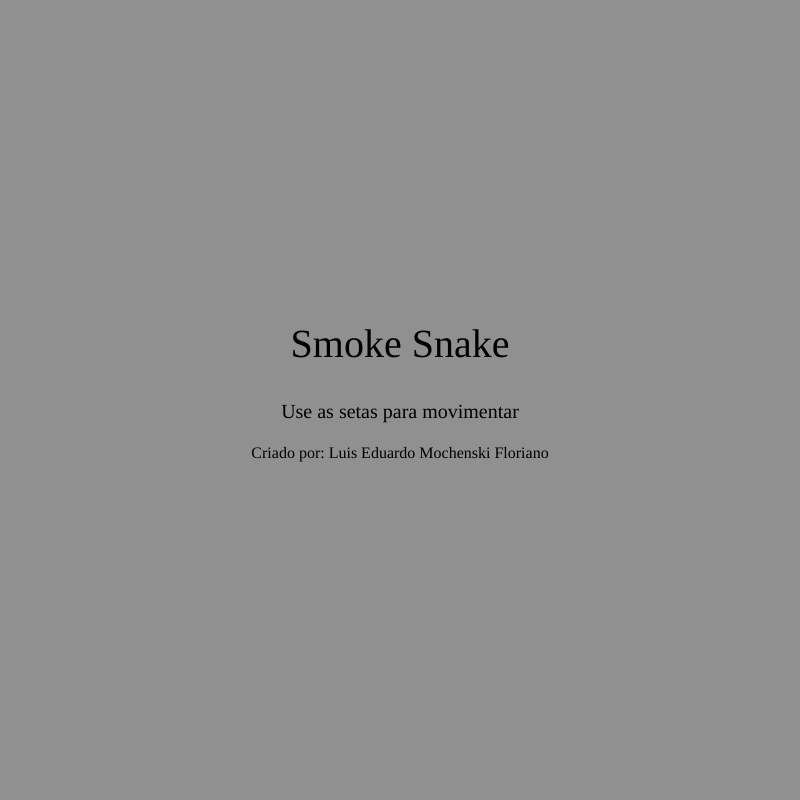
Frame 1 (no input)
Frame 60 (no input): identical to frame 1, image omitted
Frame 120 (the mouse pressed at the canvas centre since frame 60): identical to frame 1, image omitted

The p5.js sketch that drew this single still picture (run headless with seeded random() and noise() and a simulated clock; from frame 60 on, the mouse is pressed at the canvas centre):

// p5.js sketch
// ── sketch.js
const MAX_CANVAS_WIDTH = 800
const MAX_CANVAS_HEIGHT = MAX_CANVAS_WIDTH
const MAX_NUMBER_OF_CELLS = 15

const CELL_SIZE = (MAX_CANVAS_WIDTH / MAX_NUMBER_OF_CELLS)
const ARRAY_TO_SELECT_RANDOM_CELL = [...Array(MAX_NUMBER_OF_CELLS).keys()]

var snake = null;
var keyCodePress = "ArrowRight";
var time = 0;
var food = null;
var state = "";

var speedSlider;

var title;
var instructions;
var createdBy;


function start() {
  title.style('display', 'none')
  instructions.style('display', 'none')
  createdBy.style('display', 'none')
  state = "STARTED";
}

function restart() {
  snake.body = [{ x: 0, y: floor(MAX_NUMBER_OF_CELLS / 2), food: false, new: false },
            { x: - 1 + 0, y: floor(MAX_NUMBER_OF_CELLS / 2), food: false, new: false },
            { x: - 2 + 0, y: floor(MAX_NUMBER_OF_CELLS / 2), food: false, new: false }]
  snake.currentDirection = function () { this.Right() }
  title.style('display', 'none')
  instructions.style('display', 'none')
  createdBy.style('display', 'none')
  snake.moved = false
  state = "STARTED"
};

function startRestart() {
  if(state == "FINISHED") restart()
  if(state == "") start()
}

function gameOver() {
  let head = snake.body[0]
  let element = snake.body.slice(1, snake.body.length).find(element => (element.x == head.x && element.y == head.y && !head.new));
  return element ? true : false;
}

function gameWin() {
  let array_of_slices = snake.body.filter(element => (element.food == false))
  console.log((array_of_slices.length) , (MAX_NUMBER_OF_CELLS * MAX_NUMBER_OF_CELLS) - 3, array_of_slices)
  if ((array_of_slices.length) >= (MAX_NUMBER_OF_CELLS * MAX_NUMBER_OF_CELLS) - 1) {
    end("Parabéns!!! Você ganhou")
  }
}

function end(message = "GameOver") {
  state = "FINISHED"
  showEndGameMessage(message)
}

function createGameStructure() {
  snake = createSnake();
  snake.draw();
  document.addEventListener('keydown', (event) => {
    allowedKeys = ['ArrowLeft', 'ArrowUp', 'ArrowDown', 'ArrowRight']
    if (allowedKeys.includes(event.key)) {
      snake[event.key]()
    }
  })  
}

function createSnake() {
  return {
    body: [{ x: 0, y: floor(MAX_NUMBER_OF_CELLS / 2), food: false, new: false },
            { x: - 1 + 0, y: floor(MAX_NUMBER_OF_CELLS / 2), food: false, new: false },
            { x: - 2 + 0, y: floor(MAX_NUMBER_OF_CELLS / 2), food: false, new: false }],
    
    ArrowUp: function() { if(this.moved) {this.currentDirection = (this.currentDirection == this.Down? this.Down :this.Up); this.moved = false}},
    ArrowDown: function() { if(this.moved) {this.currentDirection = (this.currentDirection == this.Up? this.Up :this.Down); this.moved = false}},
    ArrowRight: function() { if(this.moved) {this.currentDirection = (this.currentDirection == this.Left? this.Left :this.Right); this.moved = false}},
    ArrowLeft: function() { if(this.moved) {this.currentDirection = (this.currentDirection == this.Right? this.Right :this.Left); this.moved = false}},
    
    Up: function() { if(!this.isNextStepAllowed(this.body[0].x,this.body[0].y-1)) end(); this.body.unshift({x:this.body[0].x ,y: this.body[0].y-1, food: false}); this.body.pop(); this.moved && (this.currentDirection = (this.Up)); this.draw()},
    Down: function() { if(!this.isNextStepAllowed(this.body[0].x,this.body[0].y+1)) end(); this.body.unshift({x:this.body[0].x ,y: this.body[0].y+1, food: false}); this.body.pop(); this.moved && (this.currentDirection = (this.Down)); this.draw()},
    Right: function() { if(!this.isNextStepAllowed(this.body[0].x+1,this.body[0].y)) end(); this.body.unshift({x:this.body[0].x+1 ,y: this.body[0].y, food: false}); this.body.pop(); this.moved && (this.currentDirection = (this.Right)); this.draw()},
    Left: function () { if(!this.isNextStepAllowed(this.body[0].x - 1,this.body[0].y)) end(); this.body.unshift({ x: this.body[0].x - 1, y: this.body[0].y, food: false}); this.body.pop(); this.moved && (this.currentDirection = (this.Left)); this.draw()},
    currentDirection: function () { this.Right() },

    isNextStepAllowed: function(x, y) { return (x>=0 && y>=0) && (x<MAX_NUMBER_OF_CELLS && y<MAX_NUMBER_OF_CELLS)},

    isEatingAllowed: function () { return (this.body[0].x == food.x && this.body[0].y == food.y) },

    moved: false,
    move: function () { this.currentDirection(); this.moved = true },

    eat: function () { this.body.unshift({ ...this.body[0], food: true }); this.body[0].new = true; food = null; this.draw()},

    draw: function () {
      background(144)
      let sliceWithFood = this.body.filter(value => value.food)
      let sliceWithNoFood = this.body.filter(value => !value.food)
      
      noFill()
      strokeWeight(10)
      strokeJoin(ROUND)
      beginShape(LINES)
      sliceWithNoFood.slice(1, sliceWithNoFood.length).forEach((slice, index) => {
        stroke(floor(map(index, 0, sliceWithNoFood.length, 0, 255)))
        vertex(slice.x * CELL_SIZE + CELL_SIZE / 2 , slice.y * CELL_SIZE + CELL_SIZE / 2 );
      })
      endShape()

      beginShape(LINES)
      sliceWithNoFood.forEach((slice, index) => {
        stroke(floor(map(index, 0, sliceWithNoFood.length, 0, 255)))
        vertex(slice.x * CELL_SIZE + CELL_SIZE / 2 , slice.y * CELL_SIZE + CELL_SIZE / 2 );
      })
      stroke(255)
      endShape()

      noStroke(0)
      fill(0)
      ellipse(sliceWithNoFood[0].x * CELL_SIZE + CELL_SIZE / 2, sliceWithNoFood[0].y * CELL_SIZE + CELL_SIZE / 2, CELL_SIZE / 1.5)

      fill(180)
      sliceWithFood.forEach(slice => {
        ellipse(slice.x * CELL_SIZE + CELL_SIZE / 2, slice.y * CELL_SIZE + CELL_SIZE / 2, CELL_SIZE / 2)
      })
    }
  }
}

async function createFood() {  
  while (!food && state != "FINISHED") {
    let x = random([...Array(MAX_NUMBER_OF_CELLS).keys()]);
    let y = random([...Array(MAX_NUMBER_OF_CELLS).keys()]);
    let possibleFood = { x, y }
    if (!snake.body.some(item => (item.x == possibleFood.x && item.y == possibleFood.y))) 
      food = possibleFood;
    gameWin()
    gameOver() && end()
  }
}

function drawFood() {
  fill(255, 0, 0)
  ellipse(food.x * CELL_SIZE + CELL_SIZE / 2, food.y * CELL_SIZE + CELL_SIZE / 2, CELL_SIZE / 1.5)
}

function showStartGameMessage() {

  title = createDiv('Smoke Snake');
  title.style('font-size', '40px');
  title.style('text-align', 'center');
  title.style('width', `${MAX_CANVAS_WIDTH}px`);
  title.position(0, MAX_CANVAS_HEIGHT / 2.5);

  instructions = createDiv('Use as setas para movimentar');
  instructions.style('font-size', '20px');
  instructions.style('text-align', 'center');
  instructions.style('width', `${MAX_CANVAS_WIDTH}px`);
  instructions.position(0, MAX_CANVAS_HEIGHT / 2);

  createdBy = createDiv('Criado por: Luis Eduardo Mochenski Floriano');
  createdBy.style('font-size', '16px');
  createdBy.style('text-align', 'center');
  createdBy.style('width', `${MAX_CANVAS_WIDTH}px`);
  createdBy.position(0, MAX_CANVAS_HEIGHT / 1.8);
}

function showEndGameMessage(message) {
  title = createDiv(message);
  title.style('font-size', '40px');
  title.style('text-align', 'center');
  title.style('width', `${MAX_CANVAS_WIDTH}px`);
  title.position(0, MAX_CANVAS_HEIGHT / 2.5);

  instructions = createDiv('Clique em start para jogar novamente');
  instructions.style('font-size', '20px');
  instructions.style('text-align', 'center');
  instructions.style('width', `${MAX_CANVAS_WIDTH}px`);
  instructions.position(0, MAX_CANVAS_HEIGHT / 2);

  createdBy = createDiv('Criado por: Luis Eduardo Mochenski Floriano');
  createdBy.style('font-size', '16px');
  createdBy.style('text-align', 'center');
  createdBy.style('width', `${MAX_CANVAS_WIDTH}px`);
  createdBy.position(0, MAX_CANVAS_HEIGHT / 1.8);
}

function setup() {
  createGameStructure();
  createCanvas(MAX_CANVAS_WIDTH, MAX_CANVAS_HEIGHT);
  background(144);
  noStroke();
  speedSlider = createSlider(1, 50, 20);
  button = createButton('Start / Restart');
  button.mousePressed(startRestart);
  showStartGameMessage()
}

function draw() {
  if(state == "STARTED"){
    if (time >= 1) {
      snake.move();
      console.log(snake.body.length)
      if (food === null) {
        createFood();
      }
      drawFood()
      snake.isEatingAllowed() && snake.eat()
      time = 0;
    }
    time += speedSlider.value() / 100;
    gameOver() && end()
    gameWin()
  }
}
